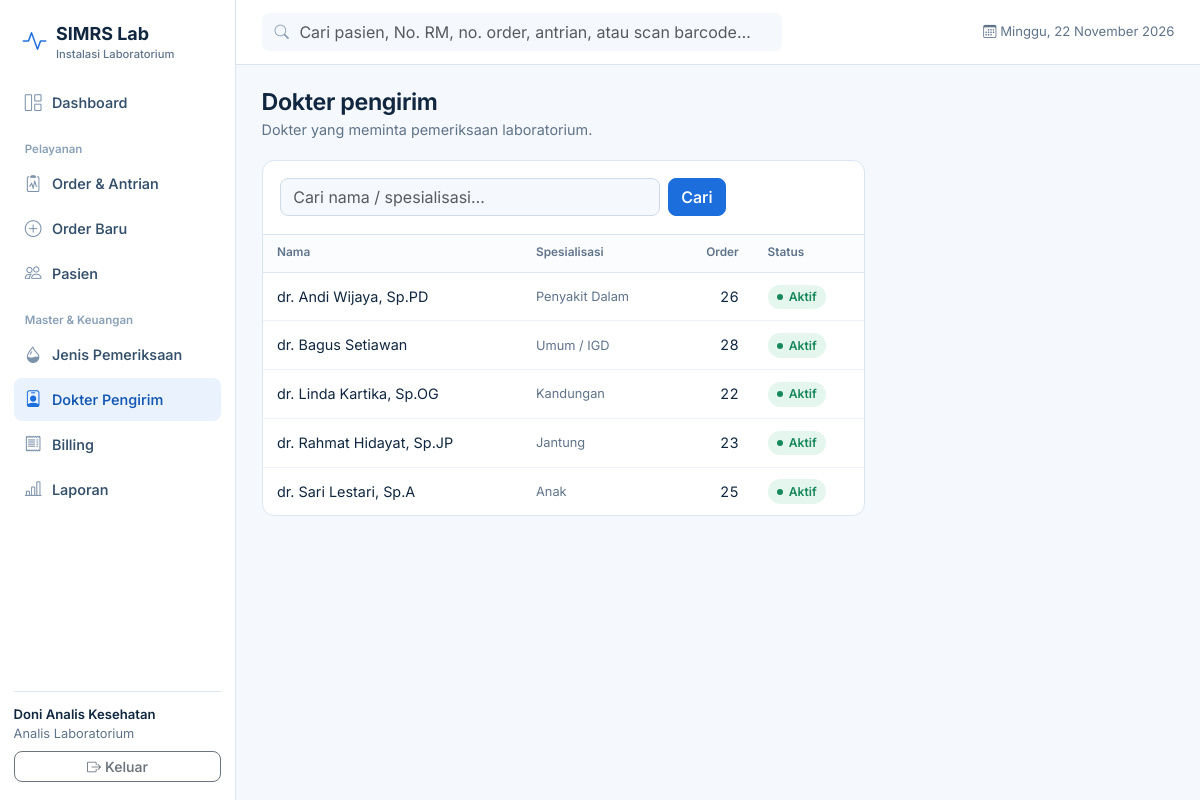
Page /master/doctors (signed in) on the committed database.
### tables this page shows
CREATE TABLE user (
    id            INTEGER PRIMARY KEY AUTOINCREMENT,
    username      TEXT NOT NULL UNIQUE,
    password_hash TEXT NOT NULL,
    nama          TEXT NOT NULL,
    role          TEXT NOT NULL CHECK (role IN ('admin','analis','dokter')),
    aktif         INTEGER NOT NULL DEFAULT 1
);

CREATE TABLE doctor (
    id         INTEGER PRIMARY KEY AUTOINCREMENT,
    nama       TEXT NOT NULL,
    spesialis  TEXT NOT NULL,
    aktif      INTEGER NOT NULL DEFAULT 1
);

### app/routes/master.py (the view)
@bp.route("/doctors")
def doctors():
    q = request.args.get("q", "").strip()
    rows = query("""SELECT d.*, (SELECT COUNT(*) FROM lab_order o WHERE o.doctor_id=d.id) n_order
                    FROM doctor d WHERE nama LIKE ? OR spesialis LIKE ? ORDER BY nama""", (f"%{q}%", f"%{q}%"))
    return render_template("master/doctors.html", rows=rows, q=q)

### app/db.py (called while the page is built)
def get_db():
    if "db" not in g:
        g.db = sqlite3.connect(current_app.config["DATABASE"])
        g.db.row_factory = sqlite3.Row
        g.db.execute("PRAGMA foreign_keys = ON")
    return g.db

def query(sql, args=(), one=False):
    cur = get_db().execute(sql, args)
    rows = cur.fetchall()
    cur.close()
    return (rows[0] if rows else None) if one else rows

### app/services.py (called while the page is built)
def tgl_indo(d, panjang=False):
    if isinstance(d, str):
        d = datetime.strptime(d[:10], "%Y-%m-%d")
    nama = BULAN_PANJANG if panjang else BULAN
    return f"{d.day} {nama[d.month - 1]} {d.year}"

def hari_ini_indo():
    d = datetime.now()
    return f"{HARI[d.weekday()]}, {tgl_indo(d, True)}"

### app/templates/master/doctors.html (shortened to what this page needs)
{% extends "base.html" %}{% block title %}Dokter Pengirim{% endblock %}
{% block content %}
{% import "_macros.html" as m with context %}
<div class="pagehead"><div><h1>Dokter pengirim</h1><p>Dokter yang meminta pemeriksaan laboratorium.</p></div></div>
<div class="row g-3"><div class="col-lg-8"><div class="card">
  <div class="card-b border-bottom"><form class="d-flex gap-2" method="get"><input class="form-control" style="max-width:380px" name="q" value="{{ q }}" placeholder="Cari nama / spesialisasi…"><button class="btn btn-primary">Cari</button></form></div>
  {% if rows %}<table class="tbl"><thead><tr><th>Nama</th><th>Spesialisasi</th><th class="num">Order</th><th>Status</th>{% if g.user.role == 'admin' %}<th></th>{% endif %}</tr></thead><tbody>
  {% for d in rows %}<tr><form method="post" action="{{ url_for('master.doctor_save') }}"><input type="hidden" name="csrf_token" value="{{ csrf_token() }}"><input type="hidden" name="id" value="{{ d.id }}">
    {% if g.user.role == 'admin' %}
    <td><input class="form-control form-control-sm" name="nama" value="{{ d.nama }}"></td><td><input class="form-control form-control-sm" name="spesialis" value="{{ d.spesialis }}"></td>
    <td class="num">{{ d.n_order }}</td><td><div class="form-check"><input class="form-check-input" type="checkbox" name="aktif" {{ 'checked' if d.aktif }}></div></td>
    <td class="text-end"><button class="btn btn-sm btn-outline-primary">Simpan</button></td>
    {% else %}<td>{{ d.nama }}</td><td class="sub">{{ d.spesialis }}</td><td class="num">{{ d.n_order }}</td><td><span class="st {{ 'st-done' if d.aktif else 'st-void' }}">{{ 'Aktif' if d.aktif else 'Nonaktif' }}</span></td>{% endif %}
  </form></tr>{% endfor %}</tbody></table>{% else %}{{ m.empty('person-x', 'Dokter tidak ditemukan.') }}{% endif %}
</div></div>
</div>
{% endblock %}

### app/templates/base.html (shortened to what this page needs)
<!doctype html>
<html lang="id">
<head>
  <link rel="stylesheet" href="{{ url_for('static', filename='vendor/bootstrap.min.css') }}">
  <link rel="stylesheet" href="{{ url_for('static', filename='vendor/bootstrap-icons.min.css') }}">
  <link rel="stylesheet" href="{{ url_for('static', filename='css/app.css') }}">
</head>
<body>
{% import "_macros.html" as m with context %}
{% set ep = request.endpoint or '' %}
<div class="shell">
  <aside class="side">
    <a class="brand" href="{{ url_for('dashboard.index') }}"><i class="bi bi-activity"></i><span>SIMRS Lab<small>Instalasi Laboratorium</small></span></a>
    <nav class="nav-lab" aria-label="Menu utama">
      <a href="{{ url_for('dashboard.index') }}" class="{{ 'on' if ep == 'dashboard.index' }}"><i class="bi bi-grid-1x2"></i>Dashboard</a>
      <div class="grp">Pelayanan</div>
      <a href="{{ url_for('orders.index') }}" class="{{ 'on' if ep in ('orders.index','orders.detail') }}"><i class="bi bi-clipboard2-pulse"></i>Order &amp; Antrian</a>
      <a href="{{ url_for('orders.baru') }}" class="{{ 'on' if ep == 'orders.baru' }}"><i class="bi bi-plus-circle"></i>Order Baru</a>
      <a href="{{ url_for('patients.index') }}" class="{{ 'on' if ep.startswith('patients') }}"><i class="bi bi-people"></i>Pasien</a>
      <div class="grp">Master &amp; Keuangan</div>
      <a href="{{ url_for('master.tests') }}" class="{{ 'on' if ep.startswith('master.test') }}"><i class="bi bi-droplet-half"></i>Jenis Pemeriksaan</a>
      <a href="{{ url_for('master.doctors') }}" class="{{ 'on' if ep == 'master.doctors' }}"><i class="bi bi-person-badge"></i>Dokter Pengirim</a>
      <a href="{{ url_for('billing.index') }}" class="{{ 'on' if ep.startswith('billing') }}"><i class="bi bi-receipt"></i>Billing</a>
      <a href="{{ url_for('reports.index') }}" class="{{ 'on' if ep.startswith('reports') }}"><i class="bi bi-bar-chart-line"></i>Laporan</a>
    </nav>
    <div class="me">
      <div class="fw-semibold">{{ g.user.nama }}</div>
      <div class="sub mb-2">{{ {'admin':'Administrator','analis':'Analis Laboratorium','dokter':'Dokter Validator'}[g.user.role] }}</div>
      <form method="post" action="{{ url_for('auth.logout') }}">
        <button class="btn btn-sm btn-outline-secondary w-100"><i class="bi bi-box-arrow-right me-1"></i>Keluar</button>
      </form>
    </div>
  </aside>
  <div>
    <header class="top">
      <form class="gsearch" action="{{ url_for('dashboard.search') }}" role="search">
        <i class="bi bi-search"></i>
        <input class="form-control" name="q" value="{{ request.args.get('q','') if ep == 'dashboard.search' }}"
               placeholder="Cari pasien, No. RM, no. order, antrian, atau scan barcode…" aria-label="Pencarian global">
      </form>
      <span class="date ms-auto"><i class="bi bi-calendar3 me-1"></i>{{ today }}</span>
    </header>
    <main>
      {% block content %}{% endblock %}
    </main>
  </div>
</div>
</body>
</html>

### app/static/css/app.css (style rules this page uses)
:root { --blue:#1b6edc;--blue-d:#1458b3;--blue-50:#eaf2fd;--blue-100:#d4e5fb; --ink:#10273f;--muted:#5f7389;--line:#dce6f1;--bg:#f5f8fc;--card:#fff; --red:#d64545;--red-50:#fdecec;--amber:#b87a00;--amber-50:#fff4dc;--green:#17875c;--green-50:#e4f6ee; --bs-body-font-family:"Inter",system-ui,-apple-system,"Segoe UI",Roboto,sans-serif; --bs-body-color:var(--ink);--bs-body-bg:var(--bg);--bs-primary:var(--blue);--bs-primary-rgb:27,110,220; --bs-link-color:var(--blue);--bs-border-color:var(--line);--bs-body-font-size:.9rem; }
body { font-feature-settings:"cv11","ss01";-webkit-font-smoothing:antialiased }
h1,h2,h3,h4,h5 { letter-spacing:-.015em;font-weight:650 }
.btn-primary { --bs-btn-bg:var(--blue);--bs-btn-border-color:var(--blue);--bs-btn-hover-bg:var(--blue-d);--bs-btn-hover-border-color:var(--blue-d);--bs-btn-active-bg:var(--blue-d) }
.btn { font-weight:550;border-radius:8px }
.form-control,.form-select { border-radius:8px;border-color:#cddaea }
.shell { display:grid;grid-template-columns:236px 1fr;min-height:100vh }
.side { background:#fff;border-right:1px solid var(--line);padding:1.1rem .85rem;position:sticky;top:0;height:100vh;display:flex;flex-direction:column }
.brand { display:flex;align-items:center;gap:.6rem;padding:.2rem .55rem 1.2rem;font-weight:700;font-size:1.12rem;color:var(--ink);text-decoration:none }
.brand i { color:var(--blue);font-size:1.5rem }
.brand small { display:block;font-weight:500;color:var(--muted);font-size:.7rem;margin-top:-2px }
.nav-lab a { display:flex;align-items:center;gap:.65rem;padding:.55rem .7rem;border-radius:8px;color:#34506b;text-decoration:none;font-weight:550;margin-bottom:2px }
.nav-lab a i { font-size:1.05rem;color:#7d93aa }
.nav-lab a.on { background:var(--blue-50);color:var(--blue-d) }
.nav-lab a.on i { color:var(--blue) }
.nav-lab .grp { font-size:.72rem;color:#8aa0b6;font-weight:600;padding:.9rem .7rem .3rem }
.side .me { margin-top:auto;border-top:1px solid var(--line);padding-top:.8rem;font-size:.82rem }
.top { display:flex;align-items:center;gap:1rem;padding:.8rem 1.6rem;background:#fff;border-bottom:1px solid var(--line);position:sticky;top:0;z-index:20 }
.top .date { color:var(--muted);font-size:.82rem;white-space:nowrap }
.gsearch { flex:1;max-width:520px;position:relative }
.gsearch i { position:absolute;left:.8rem;top:50%;transform:translateY(-50%);color:#8aa0b6 }
.gsearch input { padding-left:2.3rem;background:var(--bg);border-color:transparent }
main { padding:1.5rem 1.6rem 3rem;max-width:1360px }
.pagehead { display:flex;align-items:flex-end;justify-content:space-between;gap:1rem;margin-bottom:1.2rem;flex-wrap:wrap }
.pagehead h1 { font-size:1.45rem;margin:0 }
.pagehead p { margin:.15rem 0 0;color:var(--muted) }
.card { border:1px solid var(--line);border-radius:12px;background:var(--card);box-shadow:none }
.card-b { padding:1.1rem }
.sub { color:var(--muted);font-size:.8rem }
.tbl { width:100%;border-collapse:separate;border-spacing:0 }
.tbl th { font-size:.74rem;color:var(--muted);font-weight:600;padding:.6rem .9rem;border-bottom:1px solid var(--line);background:#fafcfe;white-space:nowrap }
.tbl td { padding:.7rem .9rem;border-bottom:1px solid #eef3f9;vertical-align:middle }
.tbl tr:last-child td { border-bottom:0 }
.tbl .num { text-align:right;font-variant-numeric:tabular-nums }
.st { display:inline-flex;align-items:center;gap:.35rem;font-size:.76rem;font-weight:600;padding:.2rem .6rem;border-radius:999px;white-space:nowrap }
.st::before { content:"";width:6px;height:6px;border-radius:50%;background:currentColor }
.st-done { background:var(--green-50);color:var(--green) }

### rows in the picture
user: user.nama "Doni Analis Kesehatan", role "Analis Laboratorium"
doctor: nama "dr. Andi Wijaya, Sp.PD", spesialis "Penyakit Dalam", n_order "26", aktif "Aktif"
doctor: nama "dr. Bagus Setiawan", spesialis "Umum / IGD", n_order "28", aktif "Aktif"
doctor: nama "dr. Linda Kartika, Sp.OG", spesialis "Kandungan", n_order "22", aktif "Aktif"
doctor: nama "dr. Rahmat Hidayat, Sp.JP", spesialis "Jantung", n_order "23", aktif "Aktif"
doctor: nama "dr. Sari Lestari, Sp.A", spesialis "Anak", n_order "25", aktif "Aktif"

### other values in the picture
{{ today }} "Minggu, 22 November 2026"
